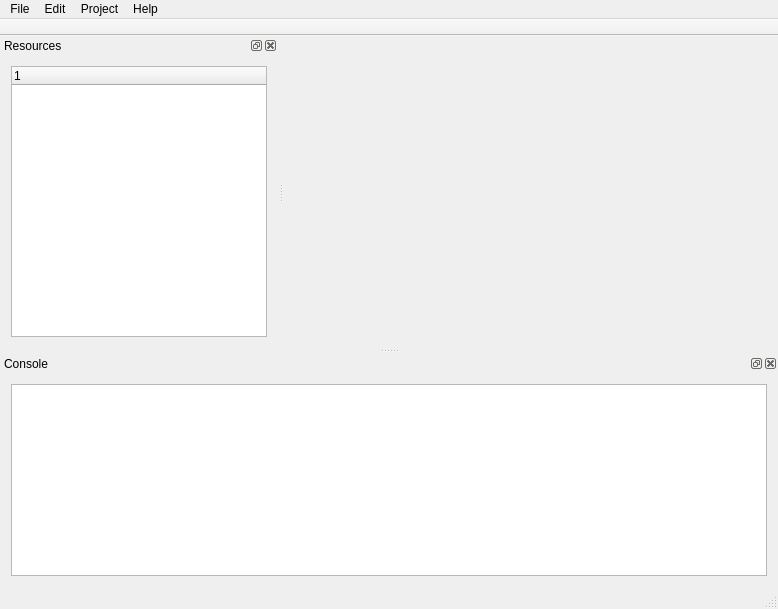
<?xml version="1.0" encoding="UTF-8"?>
<ui version="4.0">
 <class>MainWindow</class>
 <widget class="QMainWindow" name="MainWindow">
  <property name="geometry">
   <rect>
    <x>0</x>
    <y>0</y>
    <width>778</width>
    <height>609</height>
   </rect>
  </property>
  <property name="windowTitle">
   <string>MainWindow</string>
  </property>
  <property name="unifiedTitleAndToolBarOnMac">
   <bool>true</bool>
  </property>
  <widget class="QWidget" name="centralWidget"/>
  <widget class="QMenuBar" name="menuBar">
   <property name="geometry">
    <rect>
     <x>0</x>
     <y>0</y>
     <width>778</width>
     <height>22</height>
    </rect>
   </property>
   <widget class="QMenu" name="menuFile">
    <property name="title">
     <string>File</string>
    </property>
    <addaction name="actionNew"/>
    <addaction name="actionNew_Resource"/>
    <addaction name="separator"/>
    <addaction name="actionOpen"/>
    <addaction name="separator"/>
    <addaction name="actionSave"/>
    <addaction name="actionSave_as"/>
   </widget>
   <widget class="QMenu" name="menuEdit">
    <property name="title">
     <string>Edit</string>
    </property>
    <addaction name="actionUndo"/>
    <addaction name="actionRedo"/>
   </widget>
   <widget class="QMenu" name="menuProject">
    <property name="title">
     <string>Project</string>
    </property>
    <addaction name="actionRun"/>
   </widget>
   <widget class="QMenu" name="menuHelp">
    <property name="title">
     <string>Help</string>
    </property>
    <addaction name="actionAbout_UrhoEdit"/>
    <addaction name="actionAbout_Urho3D"/>
    <addaction name="actionAbout_Qt"/>
    <addaction name="separator"/>
    <addaction name="actionDocumentation"/>
   </widget>
   <addaction name="menuFile"/>
   <addaction name="menuEdit"/>
   <addaction name="menuProject"/>
   <addaction name="menuHelp"/>
  </widget>
  <widget class="QToolBar" name="mainToolBar">
   <property name="movable">
    <bool>false</bool>
   </property>
   <attribute name="toolBarArea">
    <enum>TopToolBarArea</enum>
   </attribute>
   <attribute name="toolBarBreak">
    <bool>false</bool>
   </attribute>
  </widget>
  <widget class="QStatusBar" name="statusBar"/>
  <widget class="QDockWidget" name="resourcesDockWidget">
   <property name="windowTitle">
    <string>Resources</string>
   </property>
   <attribute name="dockWidgetArea">
    <number>1</number>
   </attribute>
   <widget class="QWidget" name="resourcesDockWidgetContents">
    <layout class="QVBoxLayout" name="verticalLayout">
     <item>
      <widget class="QTreeWidget" name="resourcesTree">
       <column>
        <property name="text">
         <string notr="true">1</string>
        </property>
       </column>
      </widget>
     </item>
    </layout>
   </widget>
  </widget>
  <widget class="QDockWidget" name="consoleDockWidget">
   <property name="windowTitle">
    <string>Console</string>
   </property>
   <attribute name="dockWidgetArea">
    <number>8</number>
   </attribute>
   <widget class="QWidget" name="consoleDockWidgetContents">
    <layout class="QHBoxLayout" name="horizontalLayout">
     <item>
      <widget class="QTextEdit" name="console">
       <property name="readOnly">
        <bool>true</bool>
       </property>
      </widget>
     </item>
    </layout>
   </widget>
  </widget>
  <action name="actionRun">
   <property name="text">
    <string>Run</string>
   </property>
   <property name="shortcut">
    <string>Ctrl+R</string>
   </property>
  </action>
  <action name="actionNew">
   <property name="text">
    <string>New Project</string>
   </property>
   <property name="shortcut">
    <string>Ctrl+Shift+N</string>
   </property>
  </action>
  <action name="actionOpen">
   <property name="text">
    <string>Open</string>
   </property>
   <property name="shortcut">
    <string>Ctrl+O</string>
   </property>
  </action>
  <action name="actionNew_Resource">
   <property name="text">
    <string>New Resource</string>
   </property>
   <property name="shortcut">
    <string>Ctrl+N</string>
   </property>
  </action>
  <action name="actionSave">
   <property name="text">
    <string>Save</string>
   </property>
   <property name="shortcut">
    <string>Ctrl+S</string>
   </property>
  </action>
  <action name="actionSave_as">
   <property name="text">
    <string>Save as</string>
   </property>
   <property name="shortcut">
    <string>Ctrl+Shift+S</string>
   </property>
  </action>
  <action name="actionUndo">
   <property name="text">
    <string>Undo</string>
   </property>
  </action>
  <action name="actionRedo">
   <property name="text">
    <string>Redo</string>
   </property>
  </action>
  <action name="actionAbout_UrhoEdit">
   <property name="text">
    <string>About UrhoEdit</string>
   </property>
  </action>
  <action name="actionAbout_Qt">
   <property name="text">
    <string>About Qt</string>
   </property>
  </action>
  <action name="actionDocumentation">
   <property name="text">
    <string>Documentation</string>
   </property>
  </action>
  <action name="actionAbout_Urho3D">
   <property name="text">
    <string>About Urho3D</string>
   </property>
  </action>
 </widget>
 <layoutdefault spacing="6" margin="11"/>
 <resources/>
 <connections/>
</ui>
